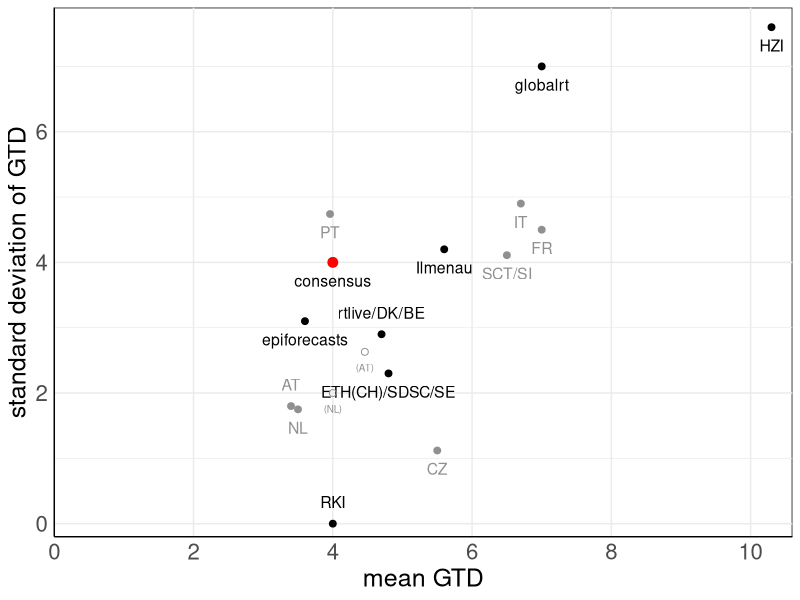
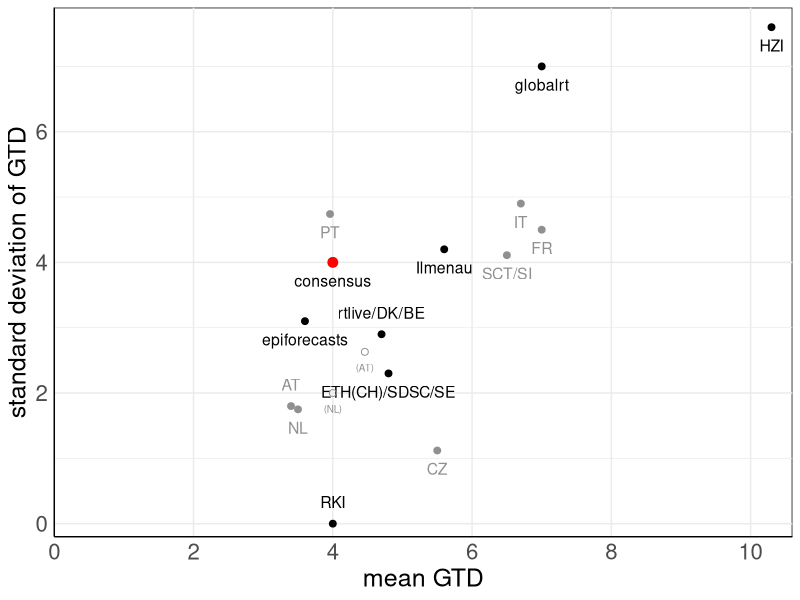

Write the R code that produced these figures, in order.
library(ggplot2)
library(dplyr)

setwd("../..")
getwd()

# parameter combinations used in papers
methods <- c("ETH(CH)", "RKI",      "Ilmenau", "SDSC",  "AT",    "epiforecasts", "rtlive",  "globalrt",    "HZI", "FR",    "IT",    "DK", "SE", "PT",  "BE", "NL",    "CZ",      "SCT",   "SI",    "consensus")
gt_dist <- c("gamma",   "constant", "ad hoc",  "gamma", "gamma", "gamma",        "lognorm", "exponential", "?",   "gamma", "gamma", "?",  "?",  "?",   "?",  "gamma", "uniform", "gamma", "gamma", "gamma")
mean_gt <- c(4.8,        4,          5.6,       4.8,     3.4,     3.6,            4.7,       7,             10.3,  7,       6.7,     4.7,  4.8,  3.96,  4.7,  3.5,     5.5,       6.5,     6.5,     4)
sd_gt <-   c(2.3,        0,          4.2,       2.3,     1.8,     3.1,            2.9,       7,             7.6,   4.5,     4.9,     2.9,  2.3,  4.74,  2.9,  1.75,    1.12,      4.11,    4.11,    4)

gtds <- data.frame(gtd=gt_dist, gt_mean=mean_gt, gt_sd=sd_gt)
rownames(gtds) <- methods

gtd_scatter <- gtds %>%
  tibble::rownames_to_column(var = "group") %>%
  dplyr::select(group, gt_mean, gt_sd) %>%
  group_by(gt_mean, gt_sd) %>% 
  mutate(groups = paste0(group, collapse = "/")) %>%
  dplyr::select(!group) %>%
  distinct() %>%
  mutate(grey = (nchar(groups)==2 | groups=="SCT/SI")) %>%
  tibble::column_to_rownames(var = "groups")

AT_first <- data.frame(gt_mean=4.46, gt_sd=2.63)
NL_first <- data.frame(gt_mean=4, gt_sd=2)

# plot assumed mean and sd of generation times
gtd_scatterplot <- ggplot(data = gtd_scatter, aes(x = gt_mean, y = gt_sd, color = grey)) +
  labs(x = "mean GTD", y = "standard deviation of GTD") +
  theme_minimal() +
  theme(
    panel.grid.minor.x = element_line(colour = "transparent"),
    panel.background = element_rect(fill = "transparent"),
    axis.text=element_text(size=16),
    axis.title=element_text(size=18),
    axis.line = element_line(),
    axis.line.y.right = element_line(),
    axis.line.x.top = element_line(),
    legend.position = "none"
  ) +
  geom_point(size = 2) +
  geom_text(label = rownames(gtd_scatter),
            position = position_nudge(y = ifelse(rownames(gtd_scatter) %in% c("AT", "RKI", "rtlive/DK/BE"), +0.33, -0.28)),
            size = 4) + 
  scale_x_continuous(breaks = seq(0,10,2)) +
  scale_color_manual(values=c("#000000", "#909090")) +
  
  geom_point(data = data.frame(gt_mean=4, gt_sd=4), colour = "red", size = 3) + 
  
  geom_point(data = AT_first, colour = "#909090", shape=21, size = 2) +
  geom_text(mapping = aes(x=AT_first$gt_mean, y=AT_first$gt_sd),
            label="(AT)", color="#909090",
            nudge_y = -0.24, check_overlap = TRUE, size = 2.5) +
  geom_segment(aes(x=AT_first$gt_mean, y=AT_first$gt_sd,
                   xend=gtds["AT","gt_mean"], yend=gtds["AT","gt_sd"]),
               arrow=arrow(length=unit(2.5, "mm")), color="#909090", size=0.01, linetype=5) +
  
  geom_point(data = NL_first, colour = "#909090", shape=21, size = 2) +
  geom_text(mapping = aes(x=NL_first$gt_mean, y=NL_first$gt_sd),
            label="(NL)", color="#909090",
            nudge_y = -0.24, check_overlap = TRUE, size = 2.5) +
  geom_segment(aes(x=NL_first$gt_mean, y=NL_first$gt_sd,
                   xend=gtds["NL","gt_mean"], yend=gtds["NL","gt_sd"]),
               arrow=arrow(length=unit(2.5, "mm")), color="#909090", size=0.01, linetype=5) +
  
  coord_cartesian(xlim=c(0,10.6), ylim=c(-0.2,7.9), expand=F)

print(gtd_scatterplot)

ggsave(gtd_scatterplot, filename = "Figures/gtd_scatterplot.png",  bg = "transparent",
       width = 10, height = 5)
